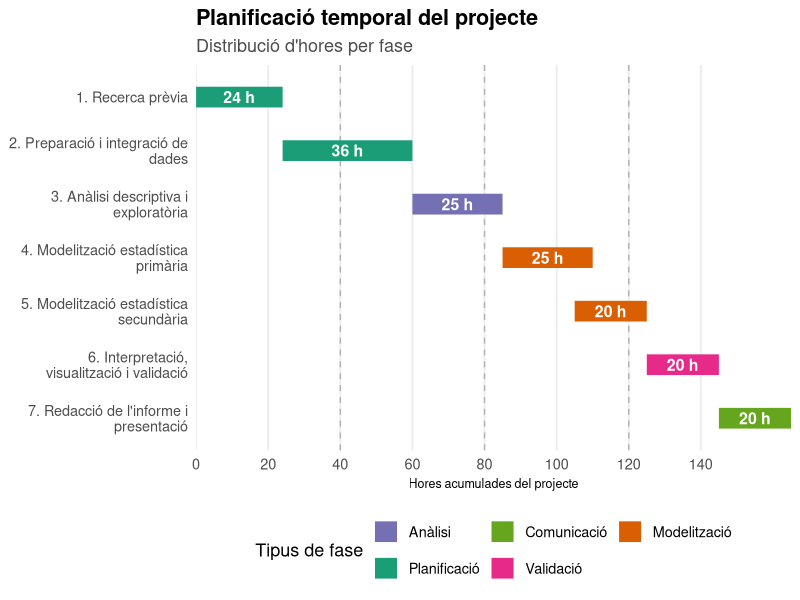

Reproduce this figure in R.
## ---- chunk 1
knitr::opts_chunk$set(echo = TRUE)
## ---- chunk 2
library(knitr)
library(kableExtra)
library(dplyr)
library(ggplot2)
library(stringr)

# Taula de pressupost
pressupost <- tibble(
  Fase = c(
    "1. Recerca prèvia sobre el tema",
    "2. Preparació i integració de dades",
    "3. Anàlisi descriptiva i exploratòria",
    "4. Modelització estadística primària",
    "5. Modelització estadística secundària (avançada)",
    "6. Interpretació, visualització i validació",
    "7. Redacció de l’informe i presentació"
  ),
  Hores = c(20, 36, 25, 25, 20, 20, 20),
  Tarifa = c(90, 100, 120, 130, 130, 120, 120),
  Cost = c(1800, 3600, 3000, 3250, 3000, 2400, 2400)
) %>%
  mutate(
    `Hores dedicades` = paste0(Hores, " h"),
    `Tarifa aplicada` = paste0(Tarifa, " € / h"),
    `Cost total` = paste0(format(Cost, big.mark = ".", decimal.mark = ","), " €")
  ) %>%
  select(
    Fase,
    `Hores dedicades`,
    `Tarifa aplicada`,
    `Cost total`
  )

# Afegir fila de totals
pressupost_final <- bind_rows(
  pressupost,
  tibble(
    Fase = "TOTAL PROJECTE",
    `Hores dedicades` = paste0(sum(c(20,36,25,25,20,20,20)), " h"),
    `Tarifa aplicada` = "",
    `Cost total` = paste0(
      format(sum(c(20,36,25,25,20,20,20) * c(90,100,120,130,130,120,120)),
             big.mark = ".", decimal.mark = ","),
      " €"
    )
  )
)
## ---- chunk 3
# Taula final
kable(
  pressupost_final,
  format = "latex",
  align = c("l", "c", "c", "c"),
  caption = "{Pressupost orientatiu del projecte (3–4 setmanes · equip de 4 estadístics)}",
) %>%
  kable_styling(
    latex_options = c("hold_position", "scale_down"),
    bootstrap_options = c("striped", "hover", "condensed"),
    full_width = FALSE,
    position = "center",
    font_size = 14
  ) %>%
  row_spec(0, bold = TRUE) %>%
  row_spec(nrow(pressupost_final), 
            bold = TRUE, 
            background = "#F2F2F2",
            extra_css = "border-top: 2px solid #999;")

## ---- chunk 4
solap<-5
fases <- tibble(
  fase = c(
    "Recerca prèvia",
    "Preparació i integració de dades",
    "Anàlisi descriptiva i exploratòria",
    "Modelització estadística primària",
    "Modelització estadística secundària",
    "Interpretació, visualització i validació",
    "Redacció de l'informe i presentació"
  ),
  hores = c(24, 36, 25, 25, 20, 20, 20),
  tipus = c(
    "Planificació",
    "Planificació",
    "Anàlisi",
    "Modelització",
    "Modelització",
    "Validació",
    "Comunicació"
  )
) %>%
  mutate(
    inici = cumsum(lag(hores, default = 0)),
    
    inici = if_else(
      fase == "Modelització estadística secundària",
      inici - solap,
      inici
    ),
    
    inici = if_else(
      row_number() > which(fase == "Modelització estadística secundària"),
      inici - solap,
      inici
    ),
    
    fi = inici + hores,
    
    fase_num_raw = paste0(row_number(), ". ", fase),
    fase_num = factor(
      str_wrap(fase_num_raw, width = 30),
      levels = rev(str_wrap(fase_num_raw, width = 30))
    )
  )


setmanes <- seq(40, 120, by = 40)

ggplot(fases) +

  geom_vline(xintercept = setmanes,
             linetype = "dashed",
             color = "grey70") +
  

  geom_segment(aes(x = inici, xend = fi,
                   y = fase_num, yend = fase_num,
                   color = tipus),
               linewidth = 7,
               linecap = "round") +
  

  geom_text(aes(x = (inici + fi)/2,
                y = fase_num,
                label = paste0(hores, " h")),
            color = "white",
            size = 4,
            fontface = "bold") +
  
  scale_color_manual(
    values = c(
      "Planificació" = "#1B9E77",
      "Anàlisi" = "#7570B3",
      "Modelització" = "#D95F02",
      "Validació" = "#E7298A",
      "Comunicació" = "#66A61E"
    )
  ) +
  
  scale_x_continuous(
    breaks = seq(0, 140, by = 20),
    expand = c(0, 0),
    name = "Hores acumulades del projecte"
  ) +
  
  labs(
    title = "Planificació temporal del projecte",
    subtitle = "Distribució d'hores per fase",
    color = "Tipus de fase"
  ) +
  guides(
  color = guide_legend(nrow = 2, byrow = TRUE)
)+
  
  theme_minimal(base_size = 13) +
  theme(
    axis.title.x = element_text(size = 9),
    panel.grid.major.y = element_blank(),
    panel.grid.minor = element_blank(),
    axis.title.y = element_blank(),
    legend.position = "bottom",
    plot.title = element_text(face = "bold"),
    plot.subtitle = element_text(color = "grey30")
  )
